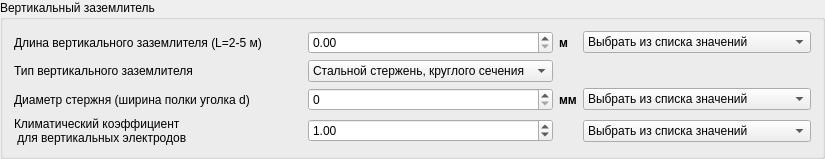
         <widget class="QGroupBox" name="groupBox_17">
          <property name="title">
           <string>Вертикальный заземлитель</string>
          </property>
          <layout class="QVBoxLayout" name="verticalLayout_13">
           <item>
            <layout class="QGridLayout" name="gridLayout_18" columnstretch="7,0,2,1,3">
             <item row="0" column="1">
              <spacer name="horizontalSpacer_3">
               <property name="orientation">
                <enum>Qt::Horizontal</enum>
               </property>
               <property name="sizeHint" stdset="0">
                <size>
                 <width>40</width>
                 <height>20</height>
                </size>
               </property>
              </spacer>
             </item>
             <item row="2" column="2">
              <widget class="QSpinBox" name="spinBox_ground_electrode_vertical_diameter"/>
             </item>
             <item row="0" column="4">
              <widget class="QComboBox" name="comboBox_ground_electrode_vertical_length">
               <item>
                <property name="text">
                 <string>Выбрать из списка значений</string>
                </property>
               </item>
               <item>
                <property name="text">
                 <string>2.0</string>
                </property>
               </item>
               <item>
                <property name="text">
                 <string>2.5</string>
                </property>
               </item>
               <item>
                <property name="text">
                 <string>3.0</string>
                </property>
               </item>
               <item>
                <property name="text">
                 <string>3.5</string>
                </property>
               </item>
               <item>
                <property name="text">
                 <string>4.0</string>
                </property>
               </item>
               <item>
                <property name="text">
                 <string>4.5</string>
                </property>
               </item>
               <item>
                <property name="text">
                 <string>5.0</string>
                </property>
               </item>
              </widget>
             </item>
             <item row="0" column="2">
              <widget class="QDoubleSpinBox" name="doubleSpinBox_ground_electrode_vertical_length"/>
             </item>
             <item row="2" column="3">
              <widget class="QLabel" name="label_150">
               <property name="font">
                <font>
                 <weight>75</weight>
                 <bold>true</bold>
                </font>
               </property>
               <property name="text">
                <string>мм</string>
               </property>
              </widget>
             </item>
             <item row="0" column="3">
              <widget class="QLabel" name="label_145">
               <property name="font">
                <font>
                 <weight>75</weight>
                 <bold>true</bold>
                </font>
               </property>
               <property name="text">
                <string>м</string>
               </property>
              </widget>
             </item>
             <item row="2" column="0">
              <widget class="QLabel" name="label_144">
               <property name="text">
                <string>Диаметр стержня (ширина полки уголка d)</string>
               </property>
              </widget>
             </item>
             <item row="1" column="2">
              <widget class="QComboBox" name="comboBox_ground_electrode_vertical_type">
               <item>
                <property name="text">
                 <string>Стальной стержень, круглого сечения</string>
                </property>
               </item>
               <item>
                <property name="text">
                 <string>Уголковая сталь</string>
                </property>
               </item>
              </widget>
             </item>
             <item row="1" column="0">
              <widget class="QLabel" name="label_141">
               <property name="text">
                <string>Тип вертикального заземлителя</string>
               </property>
              </widget>
             </item>
             <item row="0" column="0">
              <widget class="QLabel" name="label_143">
               <property name="text">
                <string>Длина вертикального заземлителя (L=2-5 м)</string>
               </property>
              </widget>
             </item>
             <item row="2" column="4">
              <widget class="QComboBox" name="comboBox_ground_electrode_vertical_diameter">
               <item>
                <property name="text">
                 <string>Выбрать из списка значений</string>
                </property>
               </item>
               <item>
                <property name="text">
                 <string>25</string>
                </property>
               </item>
               <item>
                <property name="text">
                 <string>30</string>
                </property>
               </item>
               <item>
                <property name="text">
                 <string>40</string>
                </property>
               </item>
               <item>
                <property name="text">
                 <string>50</string>
                </property>
               </item>
               <item>
                <property name="text">
                 <string>60</string>
                </property>
               </item>
              </widget>
             </item>
             <item row="3" column="0">
              <widget class="QLabel" name="label_147">
               <property name="text">
                <string>Климатический коэффициент
 для вертикальных электродов</string>
               </property>
              </widget>
             </item>
             <item row="3" column="2">
              <widget class="QDoubleSpinBox" name="doubleSpinBox_ground_electrode_vertical_climat_coeff">
               <property name="value">
                <double>1.000000000000000</double>
               </property>
              </widget>
             </item>
             <item row="3" column="4">
              <widget class="QComboBox" name="comboBox_ground_electrode_vertical_climat_coeff">
               <item>
                <property name="text">
                 <string>Выбрать из списка значений</string>
                </property>
               </item>
               <item>
                <property name="text">
                 <string>(Зона I L=2-3 м H=0.5-0.8 м) - 1.9</string>
                </property>
               </item>
               <item>
                <property name="text">
                 <string>(Зона I L=5 м H=0.7-0.8 м) - 1.35</string>
                </property>
               </item>
               <item>
                <property name="text">
                 <string>(Зона II L=2-3 м H=0.5-0.8 м) - 1.65</string>
                </property>
               </item>
               <item>
                <property name="text">
                 <string>(Зона II L=5 м H=0.7-0.8 м) - 1.25</string>
                </property>
               </item>
               <item>
                <property name="text">
                 <string>(Зона III L=2-3 м H=0.5-0.8 м) - 1.5</string>
                </property>
               </item>
               <item>
                <property name="text">
                 <string>(Зона III L=5 м H=0.7-0.8 м) - 1.15</string>
                </property>
               </item>
               <item>
                <property name="text">
                 <string>(Зона IV L=2-3 м H=0.5-0.8 м) - 1.75</string>
                </property>
               </item>
               <item>
                <property name="text">
                 <string>(Зона IV L=5 м H=0.7-0.8 м) - 1.1</string>
                </property>
               </item>
              </widget>
             </item>
            </layout>
           </item>
          </layout>
         </widget>
